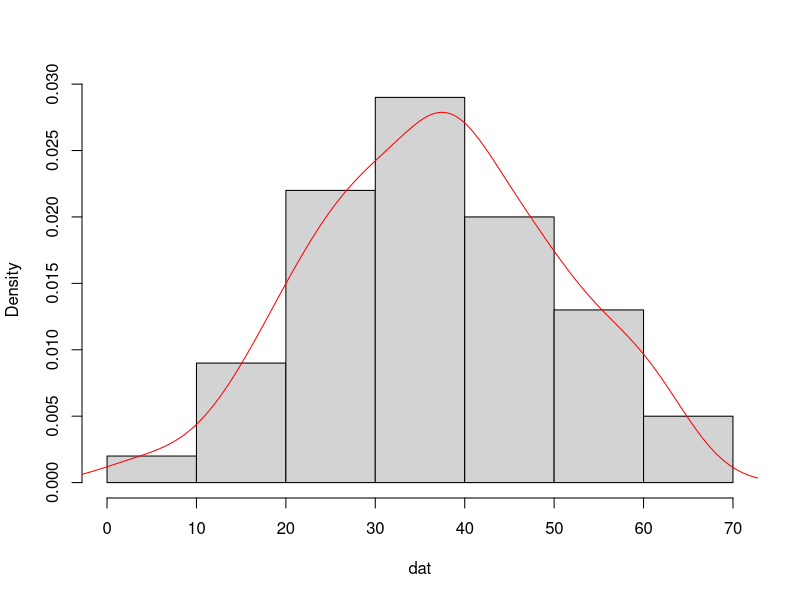
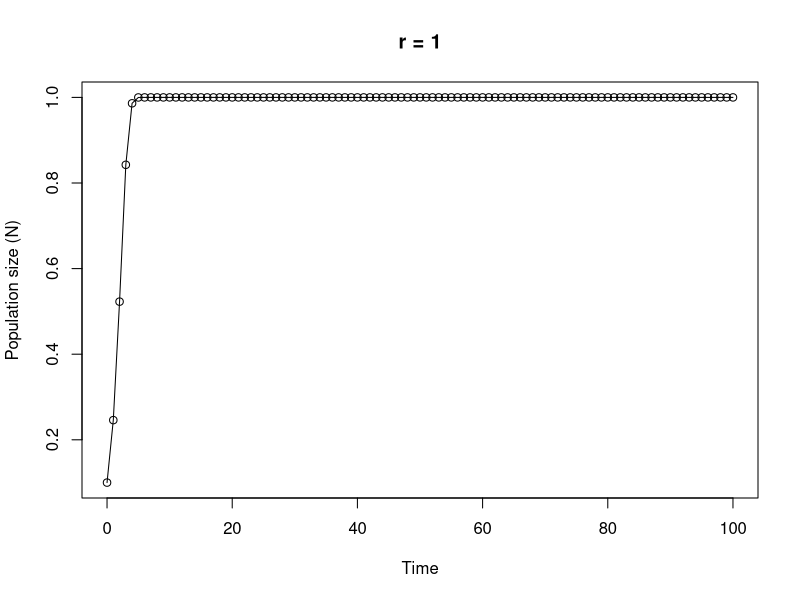

Recreate these plots in R, in order.
## ----Q1, results = 'asis'--------------------------------------------------------------------------------

# area of a circle
# the equation to calculate the area of a circle is pi * radius^2

circle.area <- function(d){ 
	pi * (d/2)^2
}

# to use your new function

circle.area(10)
# [1] 78.53982

# to test on a vector of diameters
# first create a vector with diameters ranging from 0 to 50 in steps of 10

cir.diam <- seq(from = 0, to = 50, by = 10)

# test your function

circle.area(cir.diam)
# [1]    0.00000   78.53982  314.15927  706.85835 1256.63706 1963.49541


## ----Q2, tidy = TRUE-------------------------------------------------------------------------------------

far.cent <- function(a){
	val <- (a-32)*5/9
	print(paste("Fahrenheit: ", round(a, digits = 3), "oF",sep = " "), quote = FALSE)# round 3dp
	print(paste("Centigrade: ", round(val, digits = 3), "oC", sep = " "), quote = FALSE)# round 3dp
}

# alternative Fahrenheit to centigrade using cat function

far.cent2 <- function(a){
	val <- (a - 32) * 5/9	#calculation
	cat("Fahrenheit: ", round(a, digits = 3), "oF", "\n")   # use cat function
	cat("Centigrade: ", round(val, digits = 3), "oC", "\n")   
}



## ----Q3--------------------------------------------------------------------------------------------------

# Create a vector of normally distributed data
# length 100, mean 35 and standard deviation of 29

vals <- rnorm(100, 35, 15)	# create some norm dist data mean 35, sd = 15

summary.fun <- function(dat){
	mymean <- round(mean(dat), digits = 4)      	# calc mean
	mymedian <- round(median(dat), digits = 4)    # calc median
	mymin <- round(min(dat), digits = 4)          # calc min
	mymax <- round(max(dat), digits = 4)          # calc max
	print(paste("mean:", mymean, sep = " "), quote = FALSE)     # print mean
	print(paste("median:", mymedian, sep = " "), quote = FALSE)     # print median
	print(paste("range:", "from:", mymin, "to", mymax, sep = " "), quote = FALSE) 
	dens <- density(dat)                          # estimate density curve
	hist(dat, main = "",type = "l",freq = FALSE)  # plot histogram
	lines(dens, lty = 1, col = "red")             # plot density curve
}

# use the function
summary.fun(vals)


## ----Q4--------------------------------------------------------------------------------------------------

# calculate a median

ourmedian <- function(x){
	n <- length(x)
	if (n %% 2 == 1)      # odd numbers
	  sort(x)[(n + 1)/2]  # find the middle number by adding 1 to length and div 2
	else {                # even numbers
	  middletwo <- sort(x)[(n/2) + 0:1]   #find the two middle numbers
	  mean(middletwo)
	  }
}

# use the function
mydat <- sample(1:50, size = 10, replace = TRUE )

# our function
ourmedian(mydat)

# R median function
median(mydat)


## ----Q5, tidy = TRUE-------------------------------------------------------------------------------------

# function to simulate Ricker model

Ricker.model <- function(nzero, r, time, K=1){     # sets initial parameters
  N <- numeric(time + 1)    # creates a real vector of length time+1 to store values of Nt+1
  N[1] <- nzero             # sets initial population size in first element of N
  for (i in 1:time) {				# loops over time
      N[i+1] <- N[i]*exp(r*(1 - N[i]/K))    
  }
  Time <- 0:time   					 # creates vector for x axis
  plot(Time, N, type = "o", xlim = c(0, time), xlab = "Time", ylab = "Population size (N)", main = paste("r =", r, sep=" "))   # plots     output
}

# To run
# play around with the different parameters, especially r
Ricker.model(nzero=0.1,r=1,time=100)
